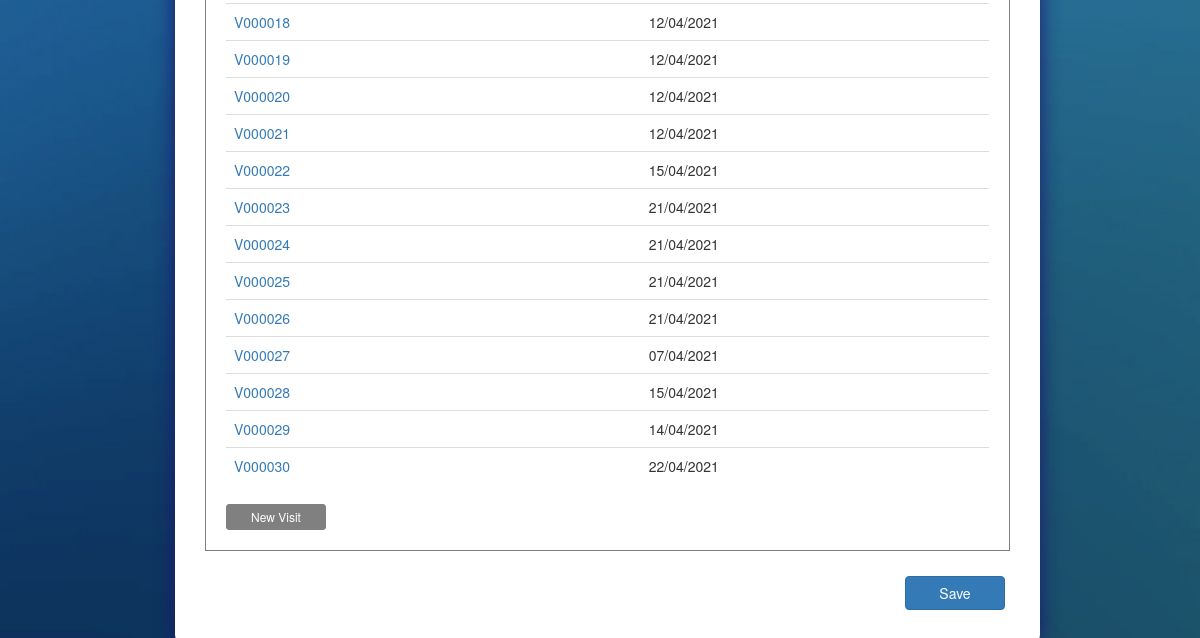
/case/C000001/ (signed in, lower part), run on an earlier commit of the app's database.
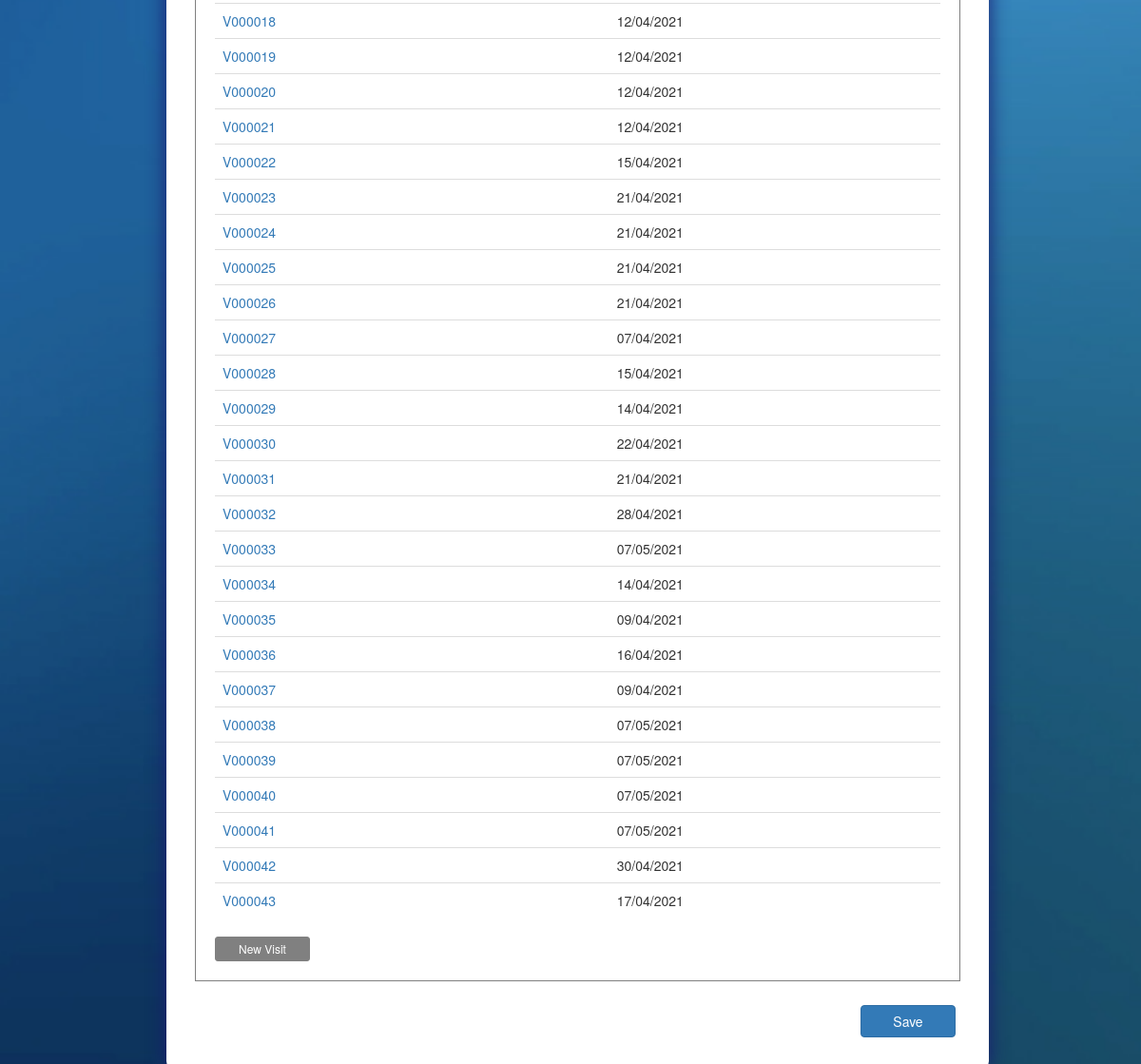
And on a later commit of the database.
### ASISupport_app/models.py (models this page shows, shortened)
class Visit(models.Model):
	visit_num 				= models.CharField(max_length=100, primary_key=True)
	case_num 				= models.ForeignKey(Case, on_delete=models.CASCADE)
	create_date 			= models.DateTimeField(default=timezone.now)
	visit_date 				= models.DateTimeField(default = timezone.now)
	engineer 				= models.ForeignKey(Employee, on_delete=models.CASCADE)
	customer 				= models.ForeignKey(Customer, on_delete=models.CASCADE)
	customer_contact 		= models.CharField(max_length=100)
	remote 					=  models.BooleanField(default=False)
	visit_start 			= models.TimeField()
	visit_end 				= models.TimeField()
	travel_hours 			= models.DecimalField(max_digits=20, decimal_places=2, default=0.00)
	num_of_engineers 		= models.IntegerField(blank=True, null=True)
	visit_summary 			= models.TextField()

### ASISupport_app/views.py (the view)
# urls.py: path('case/<id>/', views.case_view, name = 'view_case'),
@login_required(login_url='/accounts/login/')
def case_view(request, id):
	state = 'view'
	if request.method == 'POST' and 'back_btn' in request.POST:
		return redirect('ASISupport_app:dashboard')
	case = Case.objects.get(case_num=id)
	visits = Visit.objects.filter(case_num=id)
	case_equipment_lst = CaseEquipment.objects.filter(case_num=id)
	equip_lst = [ce.equip_sn for ce in case_equipment_lst]
	equipment = Equipment.objects.filter(equip_sn__in=equip_lst)
	statuses = Case.STATUSES
	return render(request, 'ASISupport_app/case.html', locals())

### ASISupport_app/models.py (called while the page is built)
	def __str__(self):
		return f'{self.first_name} {self.last_name}'
		'''note: must be unique for case creation unique'''

	def __str__(self):
		return self.customer_name

	def __str__(self):
		return self.equip_sn

### templates/ASISupport_app/case.html (shortened to what this page needs)
<!DOCTYPE html>
{% extends "ASISupport_app/base.html" %}
{% load static %}
{% block head_block %}
	<link rel="stylesheet" type="text/css" href="{% static 'css/case.css' %}">
{% endblock %}
{% block body_block %}
	<section class="col-sm-1 col-sm-10 col-sm-1">
		{% if state == 'view' %}
			<form class="form-container" action="{% url 'ASISupport_app:view_case' case.case_num %}" method="POST">
				<div>
					<div class="object_table">
						<table class="table table-hover">
							<tbody>
								{% for visit in visits %}
								<tr>
									<td><a href="{% url 'ASISupport_app:view_visit' visit.visit_num %}">{{ visit.visit_num }}</a></td>
									<td>{{ visit.visit_date|date:'d/m/Y' }}</td>
								</tr>
								{% endfor %}
							</tbody>
						</table>
						<a href="{% url 'ASISupport_app:new_visit' case.case_num %}" class="btn btn-primary btn-sm new_visit_btn">New Visit</a>
					</div>
				</div>
				<div class="action_btn">
					<button type="submit" name="save_btn" class="btn btn-primary">Save</button>
				</div>
			</form>
		{% endif %}
	</section>
{% endblock %}

What changed in the data, as far as the page shows it:
added Visit: visit_num "V000031", visit_date "21/04/2021"
added Visit: visit_num "V000032", visit_date "28/04/2021"
added Visit: visit_num "V000033", visit_date "07/05/2021"
added Visit: visit_num "V000034", visit_date "14/04/2021"
added Visit: visit_num "V000035", visit_date "09/04/2021"
added Visit: visit_num "V000036", visit_date "16/04/2021"
added Visit: visit_num "V000037", visit_date "09/04/2021"
added Visit: visit_num "V000038", visit_date "07/05/2021"
added Visit: visit_num "V000039", visit_date "07/05/2021"
added Visit: visit_num "V000040", visit_date "07/05/2021"
added Visit: visit_num "V000041", visit_date "07/05/2021"
added Visit: visit_num "V000042", visit_date "30/04/2021"
added Visit: visit_num "V000043", visit_date "17/04/2021"
